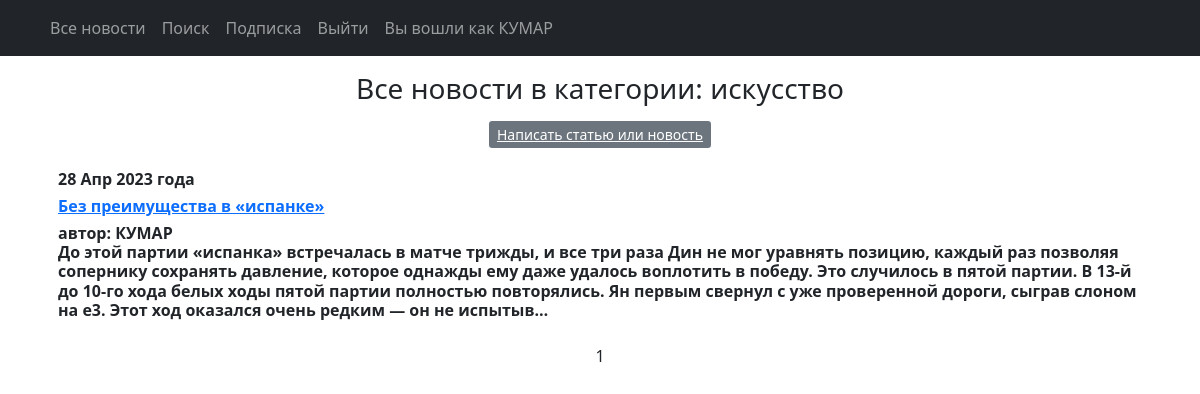
Page /categories/2/ (signed in) on the committed database.
### news/models.py (models this page shows, shortened)
class Category(models.Model):
    name = models.CharField(max_length=64, unique=True)
    subscribers = models.ManyToManyField(User, blank=True, related_name='categories', through='Subscriber')
    class Meta:
        verbose_name = 'Категория'
        verbose_name_plural = 'Категории'

class Post(models.Model):
    NEWS = 'NW'
    ARTICLE = 'AR'
    CATEGORY_CHOICES = (
        (NEWS, 'Новость'),
        (ARTICLE, 'Статья'),
    )
    author = models.ForeignKey(Author, on_delete=models.CASCADE)
    categoryType = models.CharField(max_length=2, choices=CATEGORY_CHOICES, default=ARTICLE)
    date = models.DateTimeField(auto_now_add=True)
    category = models.ManyToManyField(Category, through='PostCategory')
    title = models.CharField(max_length=255)
    text = models.TextField()
    rating = models.SmallIntegerField(default=0)
    class Meta:
        verbose_name = 'Новость'
        verbose_name_plural = 'Новости'

class Author(models.Model):
    authorUser = models.OneToOneField(User, on_delete=models.CASCADE)
    ratingAuthor = models.IntegerField(default=0)
    class Meta:
        verbose_name = 'Автор'
        verbose_name_plural = 'Авторы'
    def __str__(self):
        return f'{self.authorUser}'

### news/views.py (the view)
# urls.py: path('categories/<int:pk>/', CategoryListView.as_view(), name='category_list'),
class CategoryListView(PostList):
    model = Post
    template_name = 'category_list.html'
    context_object_name = 'category_news_list'
    ordering = '-date'
    paginate_by = 3
    def get_queryset(self):
        self.category = get_object_or_404(Category, id=self.kwargs['pk'])
        queryset = Post.objects.filter(category=self.category).order_by('-date')
        return queryset
    def get_context_data(self, **kwargs):
        context = super().get_context_data(**kwargs)
        context['is_not_subscriber'] = self.request.user not in self.category.subscribers.all()
        context['category'] = self.category
        return context

### news/templatetags/custom_filters.py (called while the page is built)
@register.filter()
def censor(value):
    text = value
    for r in replacements.items():
        text = text.replace(r[0], r[1])
    return text

### news/views.py (called while the page is built)
    def get_context_data(self, **kwargs):
        context = super().get_context_data(**kwargs)
        context['time_now'] = datetime.utcnow()
        context['is_author'] = self.request.user.groups.filter(name='authors').exists()
        return context

### news/templates/category_list.html (shortened to what this page needs)
{% extends 'default.html' %}
{% load custom_filters %}
{% load custom_tags %}
{% block content %}
<p><h3 class="text-normal fs-12">Все новости в категории: {{ category.name }} </p></h3>
{% if perms.news.add_post %}
<p class="text-center">
    <a href="{% url 'post_create' %}" class="btn-secondary btn-sm">Написать статью или новость</a>
</p>
{% endif %}
{% if category_news_list %}
<ul class="list-group list-group-flush">
    {% for c in category_news_list %}
    <li class="list-group-item">
        <h6 align="left"<small class="fw-bold">{{ c.date | date:'d M Y'}} года</small> </h6>
        <h6 align="left"<small class="fw-bold"><a href="{% url 'post' c.id %}">{{ c.title | censor }}</a></small>
        <h6 align="left"<small class="fw-bold">автор: {{ c.author }}</small> <br>
        <p align="left">{{ c.text | truncatechars:410 }}</p>
    </li>
    {% endfor %}
</ul>
{% else %}
<h2>Новостей нет!</h2>
{% endif %}
{{ page_obj.number }}
{% endblock content %}

### templates/default.html (shortened to what this page needs)
<!DOCTYPE html>
<html>
<head>
    {% load static %}
    {% load custom_filters %}
    {% load custom_tags %}
    <link href="{% static 'css/styles.css' %}" rel="stylesheet"/>
</head>
<body>
<nav class="navbar navbar-expand-lg navbar-dark bg-dark static-top">
    <div class="container">
        <div class="collapse navbar-collapse" id="navbarResponsive">
            <ul class="navbar-nav ml-auto">
                <li class="nav-item active">
                    <a class="nav-link" href="/news">Все новости</a>
                <li class="nav-item active">
                    <a class="nav-link" href="/news/search">Поиск</a>
                <li class="nav-item">
                    <a class="nav-link" href="/subscriptions/">Подписка</a>
                    {% if user.username %}
                <li class="nav-item">
                    <a class="nav-link" href="/accounts/logout">Выйти</a>
                <li class="nav-item">
                    <a class="nav-link" href="/news">Вы вошли как {{ user.username }}</a>
                    {% else %}
                <li class="nav-item">
                    <a class="nav-link" href="/accounts/login">Войти</a>
                    {% endif %}
                </li>
        </div>
    </div>
</nav>
<div class="container">
    <div class="row">
        <div class="col-lg-16 text-center">
            {% block content %}
            {% endblock content %}
        </div>
    </div>
</div>
</body>
</html>

### rows in the picture
Category: name "искусство"
Post: date "28 Апр 2023", title|censor "Без преимущества в «испанке»", author "КУМАР", text "До этой партии «испанка» встречалась в матче трижды, и все три раза Дин не мог уравнять позицию, каждый раз позволяя сопернику сохранять давление, которое однажды ему даже удалось воплотить в победу. Это случилось в пятой партии. В 13-й до 10-го хода белых ходы пятой партии полностью повторялись. Ян первым свернул с уже проверенной дороги, сыграв слоном на е3. Этот ход оказался очень редким — он не испытыв…"

### other values in the picture
{{ user.username }} "КУМАР"
{{ page_obj.number }} "1"
